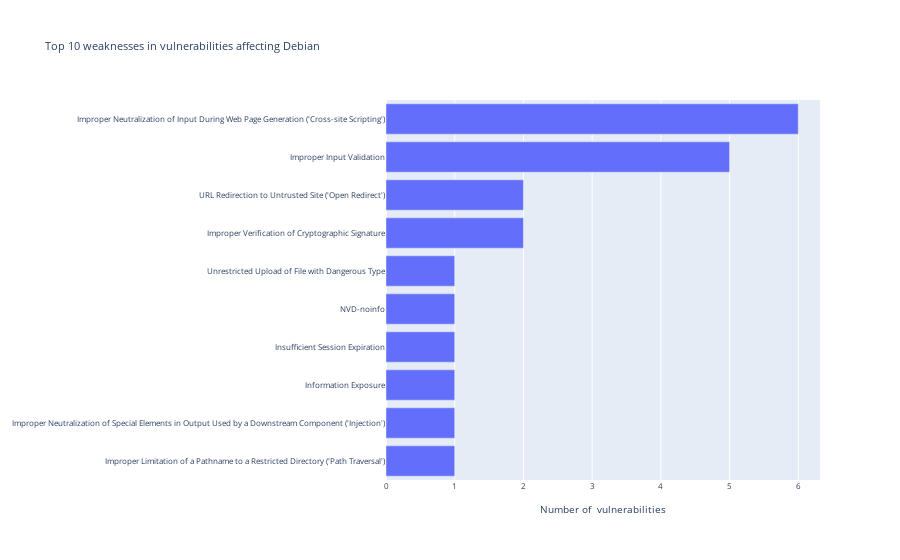

Write notebook code for a chart like this one.
### Markdown cell above
### A list of CWEs for some specific vendors...

### Code cell
cwe_v = util.get_cwes_by_vendor(vdata, 'Debian')
y = cwe_v['count']
fig = go.Figure()
fig.add_bar(x=y.values, y=y.index.values, orientation='h')

fig.update_layout(title='Top {0:d} weaknesses in vulnerabilities affecting Debian'.format(n),
                  xaxis = dict(title='Number of  vulnerabilities'),
                  font=dict(size=8))

### Figure 1 — Plotly figure (JSON) as saved in the notebook; plotly's stock layout.template omitted (floating-point values rounded to 4 significant figures)
{"data": [{"orientation": "h", "type": "bar", "x": [1, 1, 1, 1, 1, 1, 2, 2, 5, 6], "y": ["Improper Limitation of a Pathname to a Restricted Directory ('Path Traversal')", "Improper Neutralization of Special Elements in Output Used by a Downstream Component ('Injection')", "Information Exposure", "Insufficient Session Expiration", "NVD-noinfo", "Unrestricted Upload of File with Dangerous Type", "Improper Verification of Cryptographic Signature", "URL Redirection to Untrusted Site ('Open Redirect')", "Improper Input Validation", "Improper Neutralization of Input During Web Page Generation ('Cross-site Scripting')"]}], "layout": {"autosize": true, "font": {"size": 8}, "title": {"text": "Top 10 weaknesses in vulnerabilities affecting Debian"}, "xaxis": {"autorange": true, "range": [0, 6.316], "title": {"text": "Number of  vulnerabilities"}, "type": "linear"}, "yaxis": {"autorange": true, "range": [-0.5, 9.5], "type": "category"}}}
